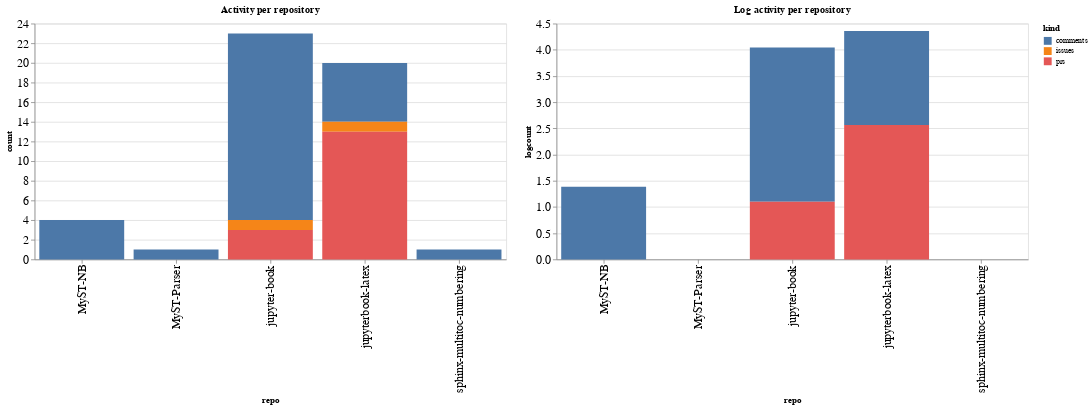

The code cell stored with this chart in its notebook:
### Code cell
ch1 = alt.Chart(repo_summaries, width=600, title="Activity per repository").mark_bar().encode(
    x='repo',
    y='count',
    color='kind',
    tooltip="kind"
)

ch2 = alt.Chart(repo_summaries, width=600, title="Log activity per repository").mark_bar().encode(
    x='repo',
    y='logcount',
    color='kind',
    tooltip="kind"
)

ch1 | ch2

### Figure 1 — Vega-Lite specification as saved in the notebook (floating-point values rounded to 4 significant figures)
{"config": {"axisLeft": {"labelFontSize": 15}, "axisBottom": {"labelFontSize": 15}}, "hconcat": [{"mark": "bar", "encoding": {"color": {"type": "nominal", "field": "kind"}, "tooltip": {"type": "nominal", "field": "kind"}, "x": {"type": "nominal", "field": "repo"}, "y": {"type": "quantitative", "field": "count"}}, "title": "Activity per repository", "width": 600}, {"mark": "bar", "encoding": {"color": {"type": "nominal", "field": "kind"}, "tooltip": {"type": "nominal", "field": "kind"}, "x": {"type": "nominal", "field": "repo"}, "y": {"type": "quantitative", "field": "logcount"}}, "title": "Log activity per repository", "width": 600}], "data": {"name": "data-8b44211bdb529b9c57e482b2f7bcf48b"}, "$schema": "https://vega.github.io/schema/vega-lite/v4.8.1.json", "datasets": {"data-8b44211bdb529b9c57e482b2f7bcf48b": [{"repo": "MyST-NB", "kind": "comments", "count": 4, "logcount": 1.386}, {"repo": "MyST-Parser", "kind": "comments", "count": 1, "logcount": 0.0}, {"repo": "jupyter-book", "kind": "comments", "count": 19, "logcount": 2.944}, {"repo": "jupyter-book", "kind": "issues", "count": 1, "logcount": 0.0}, {"repo": "jupyter-book", "kind": "prs", "count": 3, "logcount": 1.099}, {"repo": "jupyterbook-latex", "kind": "comments", "count": 6, "logcount": 1.792}, {"repo": "jupyterbook-latex", "kind": "issues", "count": 1, "logcount": 0.0}, {"repo": "jupyterbook-latex", "kind": "prs", "count": 13, "logcount": 2.565}, {"repo": "sphinx-multitoc-numbering", "kind": "comments", "count": 1, "logcount": 0.0}]}}
